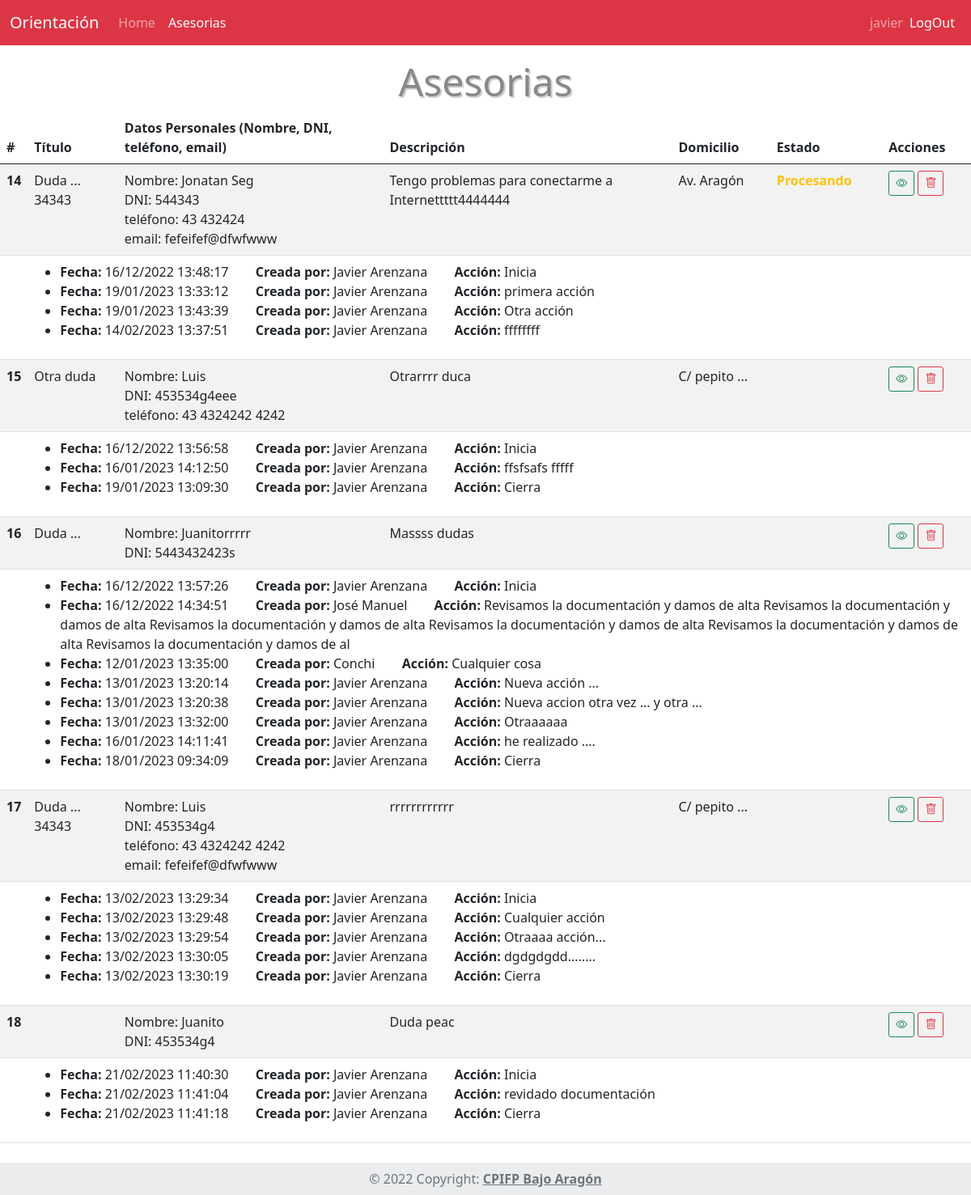
The app's page /asesorias/ (signed in) with its own data.
### tables this page shows
CREATE TABLE `asesoria` (
  `id_asesoria` int(11) NOT NULL,
  `nombre_as` varchar(100) DEFAULT NULL,
  `dni_as` varchar(25) DEFAULT NULL,
  `titulo_as` varchar(255) DEFAULT NULL,
  `telefono_as` varchar(25) DEFAULT NULL,
  `email_as` varchar(255) DEFAULT NULL,
  `descripcion_as` text DEFAULT NULL,
  `domicilio_as` varchar(255) DEFAULT NULL,
  `fecha_inicio` datetime DEFAULT NULL,
  `fecha_fin` datetime DEFAULT NULL,
  `id_estado` int(11) NOT NULL
);

CREATE TABLE `estados` (
  `id_estado` int(11) NOT NULL,
  `estado` varchar(15) NOT NULL
);

CREATE TABLE `reg_acciones` (
  `id_reg_acciones` int(11) NOT NULL,
  `fecha_reg` datetime NOT NULL,
  `accion` varchar(255) NOT NULL,
  `automatica` tinyint(4) NOT NULL DEFAULT 0,
  `id_asesoria` int(11) NOT NULL,
  `id_profesor` int(11) NOT NULL
);

CREATE TABLE `profesores` (
  `id_profesor` int(11) NOT NULL,
  `login` varchar(45) DEFAULT NULL,
  `password` varchar(255) DEFAULT NULL,
  `nombre_completo` varchar(255) DEFAULT NULL
);

### App/controladores/Asesorias.php (called while the page is built, shortened)
<?php
class Asesorias extends Controlador{
    public function __construct(){
        $this->datos["menuActivo"] = "asesorias";
        $this->asesoriaModelo = $this->modelo('AsesoriaModelo');
        $this->datos["usuarioSesion"]->roles = $this->asesoriaModelo->getRolesProfesor($this->datos["usuarioSesion"]->id_profesor);
        $this->datos["usuarioSesion"]->id_rol = obtenerRol($this->datos["usuarioSesion"]->roles);
        $this->datos['rolesPermitidos'] = [200,300];
    }
    public function index(){
        $this->datos["asesorias"] = $this->asesoriaModelo->getAsesorias();
        foreach($this->datos["asesorias"] as $asesoria){
            $asesoria->acciones = $this->asesoriaModelo->getAccionesAsesoria($asesoria->id_asesoria);
        }
        $this->vista("asesorias/index",$this->datos);
    }
}

### App/librerias/Core.php (called while the page is built, shortened)
<?php
class Core{
    protected $metodoActual = 'index';
    public function __construct(){
        $url = $this->getUrl();
        if(isset($url[0])){
			if(file_exists('../App/controladores/'.ucwords($url[0]).'.php')){
				unset($url[0]);
			}
		}
		$this->controladorActual = new $this->controladorActual;
		$this->parametros = $url ? array_values($url) : [];
		call_user_func_array([$this->controladorActual,$this->metodoActual], $this->parametros);
    }
    public function getUrl(){
        if(isset($_GET['url'])){
            $url = ltrim($_GET['url'],'/');
            $url = filter_var($url,FILTER_SANITIZE_URL);
            $url = explode('/',$url);
            return $url;
        }
    }
}

### public/index.php (called while the page is built, shortened)
<?php
$iniciar = new Core;

### App/helpers/funciones.php (called while the page is built, shortened)
<?php
    function formatoFecha($fechaIngles){
        return date("d/m/Y H:i:s", strtotime($fechaIngles));
    }
    function tienePrivilegios($rol_usuario,$rolesPermitidos){
        if (empty($rolesPermitidos) || in_array($rol_usuario, $rolesPermitidos)) {
            return true;
        }
    }

### App/librerias/Base.php (called while the page is built, shortened)
<?php
    class Base {
        private $host = DB_HOST;
        private $usuario = DB_USUARIO;
        private $password = DB_PASSWORD;
        private $nombre_base = DB_NOMBRE;
        private $charset = 'utf8mb4';
        private $dbh;
        private $stmt;
        public function __construct(){
            $dsn = "mysql:host=$this->host;dbname=$this->nombre_base;charset=$this->charset";
            $opciones = array(
                PDO::ATTR_PERSISTENT => true,
                PDO::ATTR_ERRMODE => PDO::ERRMODE_EXCEPTION
            );
            try {
                $this->dbh = new PDO($dsn, $this->usuario, $this->password, $opciones);
            } catch (PDOException $e) {
                $this->error = $e->getMessage();
                echo $this->error;
            }
        }
        public function query($sql){
            $this->stmt = $this->dbh->prepare($sql);
        }
        public function bind($parametro,$valor,$tipo = null){
            if (is_null($tipo)) {
                switch (true) {
                    case is_int($valor):
                        $tipo = PDO::PARAM_INT;
                        break;
                }
            }
            $this->stmt->bindValue($parametro,$valor,$tipo);
        }
        public function execute(){
            return $this->stmt->execute();
        }
        public function registros(){
            $this->execute();
            return $this->stmt->fetchAll(PDO::FETCH_OBJ);
        }
    }

### App/modelos/AsesoriaModelo.php (called while the page is built, shortened)
<?php
class AsesoriaModelo {
    private $db;
    public function __construct(){
        $this->db = new Base;
    }
    public function getRolesProfesor($id_profesor){
        $this->db->query("SELECT *
                                    FROM profesores_departamento
                                        NATURAL JOIN rol
                                        NATURAL JOIN departamento
                                    WHERE id_profesor=:id_profesor");
        $this->db->bind(':id_profesor',$id_profesor);
        return $this->db->registros();
    }
    public function getAccionesAsesoria($id_asesoria){
        $this->db->query("SELECT * FROM reg_acciones
                                    NATURAL JOIN profesores
                                WHERE id_asesoria=:id_asesoria
                                ORDER BY fecha_reg");
        $this->db->bind(':id_asesoria',$id_asesoria);
        return $this->db->registros();
    }
    public function getAsesorias(){
        $this->db->query("SELECT * FROM asesoria NATURAL JOIN estados");
        return $this->db->registros();
    }
}

### App/vistas/asesorias/index.php (the view, shortened to what this page needs)
<?php require_once RUTA_APP.'/vistas/inc/header.php' ?>
<h1>Asesorias </h1>
<table class="table table-striped table-hover">
        <thead>
            <tr>
                <th scope="col">#</th>
                <th scope="col">Título</th>
                <th scope="col">Datos Personales (Nombre, DNI, teléfono, email)</th>
                <th scope="col">Descripción</th>
                <th scope="col">Domicilio</th>
                <th scope="col">Estado</th>
                <?php if (tienePrivilegios($datos['usuarioSesion']->id_rol,[200,300])): ?>
                    <th scope="col">Acciones</th>
                <?php endif ?>
            </tr>
        </thead>
        <tbody>
            <?php foreach ( $datos["asesorias"] as $asesoria ): ?>
                <tr>
                    <th scope="row"><?php echo $asesoria->id_asesoria ?></th>
                    <td><?php echo $asesoria->titulo_as ?></td>
                    <td><?php
                        echo ($asesoria->nombre_as) ? "Nombre: ".$asesoria->nombre_as."<br>" : "";
                        echo ($asesoria->dni_as) ? "DNI: ".$asesoria->dni_as."<br>" : "";
                        echo ($asesoria->telefono_as) ? "teléfono: ".$asesoria->telefono_as."<br>" : "";
                        echo ($asesoria->email_as) ? "email: ".$asesoria->email_as."<br>" : "";
                    ?></td>
                    <td><?php echo $asesoria->descripcion_as ?></td>
                    <td><?php echo $asesoria->domicilio_as ?></td>
                    <td>
                        <?php if($asesoria->id_estado == 1): ?>
                            <strong class="text-success"><?php echo $asesoria->estado ?></strong>
                        <?php elseif($asesoria->id_estado == 2): ?>
                            <strong class="text-warning"><?php echo $asesoria->estado ?></strong>
                        <?php endif ?>
                    </td>
        <?php if (tienePrivilegios($datos['usuarioSesion']->id_rol,[200,300])): ?>
                    <td class="text-nowrap">
                        <a class="btn btn-outline-success btn-sm" href="<?php echo RUTA_URL ?>/asesorias/ver_asesoria/<?php echo $asesoria->id_asesoria ?>">
                            <i class="bi-eye"></i>
                        </a>
                        <a class="btn btn-outline-danger btn-sm">
                            <i class="bi-trash"></i>
                        </a>
                    </td>
        <?php endif ?>
                </tr>
                <tr>
                    <td></td>
                    <td colspan="6">
                        <ul>
                            <?php foreach($asesoria->acciones as $accion): ?>
                                <li>
                                    <strong>Fecha: </strong> <?php echo  formatoFecha($accion->fecha_reg) ?>
                                    <strong>Creada por: </strong> <?php echo  $accion->nombre_completo ?>
                                    <strong>Acción: </strong> <?php echo  $accion->accion ?>
                                </li>
                            <?php endforeach ?>
                        </ul>
                    </td>
                </tr>
            <?php endforeach ?>
        </tbody>
    </table>
<?php require_once RUTA_APP.'/vistas/inc/footer.php' ?>

### public/css/estilos.css (style rules this page uses)
h1 { font-size: 3rem; color: #888; text-align: center; text-shadow: 2px 2px #ccc; }

### records on screen
asesoria: id_asesoria "14", titulo_as "Duda ... 34343", nombre_as "Jonatan Seg", dni_as "544343", telefono_as "43 432424", email_as "fefeifef@dfwfwww", descripcion_as "Tengo problemas para conectarme a Internettttt4444444", domicilio_as "Av. Aragón", id_estado.estado "Procesando"
reg_acciones: fecha_reg "16/12/2022 13:48:17", id_profesor.nombre_completo "Javier Arenzana", accion "Inicia"
reg_acciones: fecha_reg "19/01/2023 13:33:12", id_profesor.nombre_completo "Javier Arenzana", accion "primera acción"
reg_acciones: fecha_reg "19/01/2023 13:43:39", id_profesor.nombre_completo "Javier Arenzana", accion "Otra acción"
reg_acciones: fecha_reg "14/02/2023 13:37:51", id_profesor.nombre_completo "Javier Arenzana", accion "ffffffff"
asesoria: id_asesoria "15", titulo_as "Otra duda", nombre_as "Luis", dni_as "453534g4eee", telefono_as "43 4324242 4242", descripcion_as "Otrarrrr duca", domicilio_as "C/ pepito ..."
reg_acciones: fecha_reg "16/12/2022 13:56:58", id_profesor.nombre_completo "Javier Arenzana", accion "Inicia"
reg_acciones: fecha_reg "16/01/2023 14:12:50", id_profesor.nombre_completo "Javier Arenzana", accion "ffsfsafs fffff"
reg_acciones: fecha_reg "19/01/2023 13:09:30", id_profesor.nombre_completo "Javier Arenzana", accion "Cierra"
asesoria: id_asesoria "16", titulo_as "Duda ...", nombre_as "Juanitorrrrr", dni_as "5443432423s", descripcion_as "Massss dudas"
reg_acciones: fecha_reg "16/12/2022 13:57:26", id_profesor.nombre_completo "Javier Arenzana", accion "Inicia"
reg_acciones: fecha_reg "16/12/2022 14:34:51", id_profesor.nombre_completo "José Manuel", accion "Revisamos la documentación y damos de alta Revisamos la documentación y damos de alta Revisamos la documentación y damos de alta Revisamos la documentación y damos de alta Revisamos la documentación y damos de alta Revisamos la documentación y damos de al"
reg_acciones: fecha_reg "12/01/2023 13:35:00", id_profesor.nombre_completo "Conchi", accion "Cualquier cosa"
reg_acciones: fecha_reg "13/01/2023 13:20:14", id_profesor.nombre_completo "Javier Arenzana", accion "Nueva acción ..."
reg_acciones: fecha_reg "13/01/2023 13:20:38", id_profesor.nombre_completo "Javier Arenzana", accion "Nueva accion otra vez ... y otra ..."
reg_acciones: fecha_reg "13/01/2023 13:32:00", id_profesor.nombre_completo "Javier Arenzana", accion "Otraaaaaa"
reg_acciones: fecha_reg "16/01/2023 14:11:41", id_profesor.nombre_completo "Javier Arenzana", accion "he realizado ...."
reg_acciones: fecha_reg "18/01/2023 09:34:09", id_profesor.nombre_completo "Javier Arenzana", accion "Cierra"
asesoria: id_asesoria "17", titulo_as "Duda ... 34343", nombre_as "Luis", dni_as "453534g4", telefono_as "43 4324242 4242", email_as "fefeifef@dfwfwww", descripcion_as "rrrrrrrrrrrr", domicilio_as "C/ pepito ..."
reg_acciones: fecha_reg "13/02/2023 13:29:34", id_profesor.nombre_completo "Javier Arenzana", accion "Inicia"
reg_acciones: fecha_reg "13/02/2023 13:29:48", id_profesor.nombre_completo "Javier Arenzana", accion "Cualquier acción"
reg_acciones: fecha_reg "13/02/2023 13:29:54", id_profesor.nombre_completo "Javier Arenzana", accion "Otraaaa acción..."
reg_acciones: fecha_reg "13/02/2023 13:30:05", id_profesor.nombre_completo "Javier Arenzana", accion "dgdgdgdd........"
reg_acciones: fecha_reg "13/02/2023 13:30:19", id_profesor.nombre_completo "Javier Arenzana", accion "Cierra"
asesoria: id_asesoria "18", nombre_as "Juanito", dni_as "453534g4", descripcion_as "Duda peac"
reg_acciones: fecha_reg "21/02/2023 11:40:30", id_profesor.nombre_completo "Javier Arenzana", accion "Inicia"
reg_acciones: fecha_reg "21/02/2023 11:41:04", id_profesor.nombre_completo "Javier Arenzana", accion "revidado documentación"
reg_acciones: fecha_reg "21/02/2023 11:41:18", id_profesor.nombre_completo "Javier Arenzana", accion "Cierra"

### other values on screen
$datos['usuarioSesion']->login "javier"
